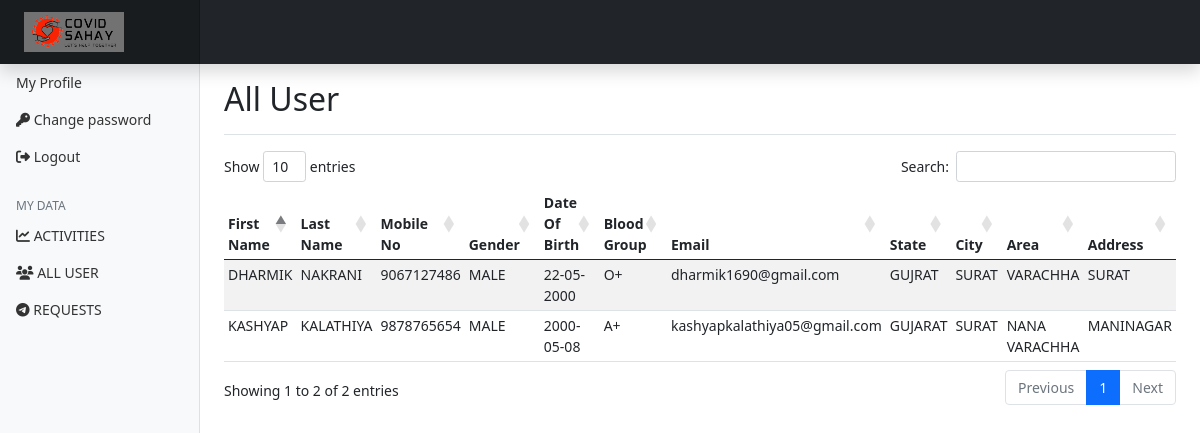
The page /myadmin/alluser (signed in) on the database as committed earlier.
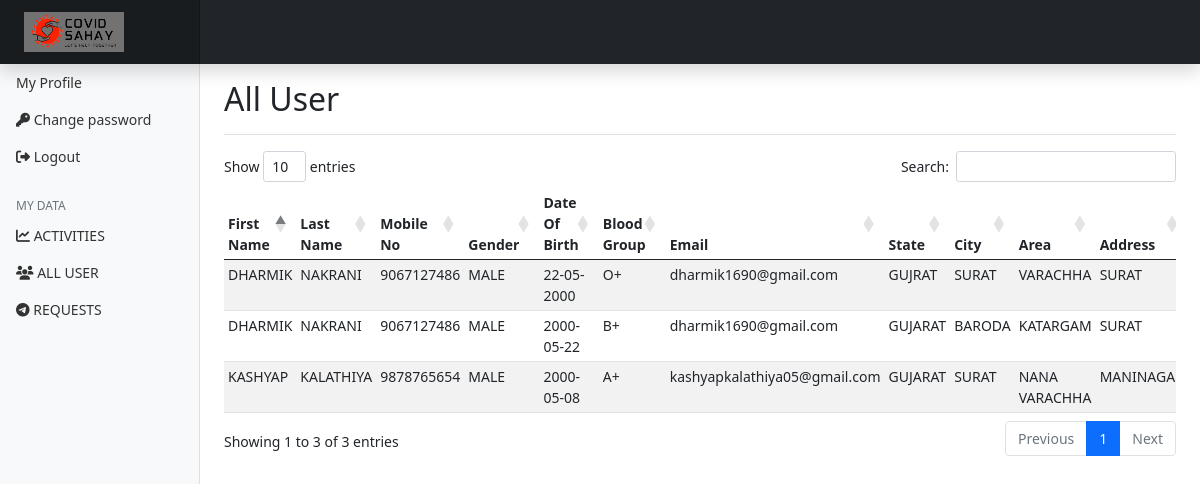
The same page on the database as committed later.
### user/models.py (models this page shows)
class User(models.Model):
   fName = models.CharField(max_length=20, null=True)
   lName = models.CharField(max_length=20, null=True)
   mono = models.BigIntegerField(null=True)
   gender = models.CharField(max_length=10, null=True)
   dob = models.CharField(max_length=10, null=True)
   bGrp = models.CharField(max_length=10, null=True)
   email = models.CharField(max_length=30, null=True)
   state = models.CharField(max_length=20, null=True)
   city = models.CharField(max_length=20, null=True)
   area = models.CharField(max_length=20, null=True)
   add = models.CharField(max_length=50, null=True)
   pwd = models.CharField(max_length=50, null=True)

### myadmin/views.py (the view)
# urls.py: path('/alluser', django_admin_alluser, name='alluser'),
def django_admin_alluser(request):
     aId=request.session['admin_id']
     aDetail= MyAdmin.objects.get(id=aId)
     data = User.objects.all()
     context={
          "aId":aDetail.aName,
          "alldata":data
     }
     return render(request,'Myadmin_panel/alluser.html',context)

### template/Myadmin_panel/alluser.html (shortened to what this page needs)
{% extends 'Myadmin_panel/header.html' %}
{% load static %}
{% get_static_prefix as STATFILE %}
{% block 'content' %}
<div class="d-flex justify-content-between flex-wrap flex-md-nowrap align-items-center pt-3 pb-2 mb-3 border-bottom">
    <h2>All User</h2>
  </div>
  <div class="table-responsive" >
    <table class="table table-striped table-sm" id="mytable">
      <thead>
        <tr>
          <th scope="col">First Name</th>
          <th scope="col">Last Name</th>
          <th scope="col">Mobile No</th>
          <th scope="col">Gender</th>
          <th scope="col">Date Of Birth</th>
          <th scope="col">Blood Group</th>
          <th scope="col">Email</th>
          <th scope="col">State</th>
          <th scope="col">City</th>
          <th scope="col">Area</th>
          <th scope="col">Address</th>
        </tr>
      </thead>
      <tbody>
        {% for all in alldata %}
        <tr>
          <td>{{all.fName |upper}}</td>
          <td>{{all.lName |upper}}</td>
          <td>{{all.mono |upper}}</td>
          <td>{{all.gender |upper}}</td>
          <td>{{all.dob |upper}}</td>
          <td>{{all.bGrp |upper}}</td>
          <td>{{all.email |lower}}</td>
          <td>{{all.state |upper}}</td>
          <td>{{all.city |upper}}</td>
          <td>{{all.area |upper}}</td>
          <td>{{all.add |upper}}</td>
        </tr>
        {% endfor %}
      </tbody>
    </table>
  </div>
{% endblock 'content' %}
{% block 'extrajs' %}
<link rel="stylesheet" href="https://cdn.datatables.net/1.10.21/css/dataTables.bootstrap4.min.css">
{% endblock 'extrajs' %}

Rows that differ between the two databases and show on the page:
added User: fName "DHARMIK", lName "NAKRANI", mono "9067127486", gender "MALE", dob "2000-05-22", bGrp "B+", email "dharmik1690@gmail.com", state "GUJARAT", city "BARODA", area "KATARGAM", add "SURAT"
Other text that changed with them:
text written by a page script: "Show entries Search: Showing 1 to 2 of 2 entries Previous 1 Next" → "Show entries Search: Showing 1 to 3 of 3 entries Previous 1 Next"
